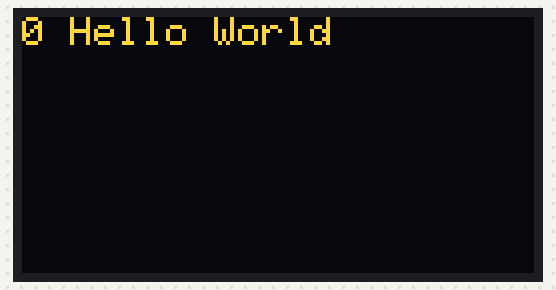
This sketch was run on a simulated Arduino Uno, built with avr-gcc and run on an emulated ATmega328P. Parts: 128×64 one-colour display. The OLED is the two-colour kind (top 16 rows yellow).

Above: at 0.1 s.
At 1.1 s:
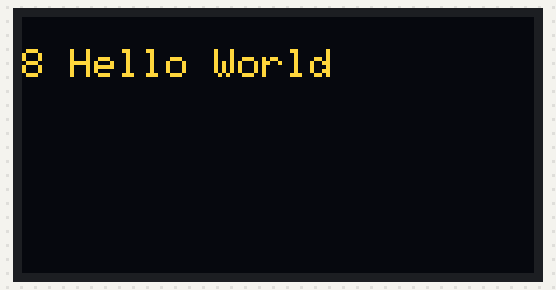
At 2.2 s:
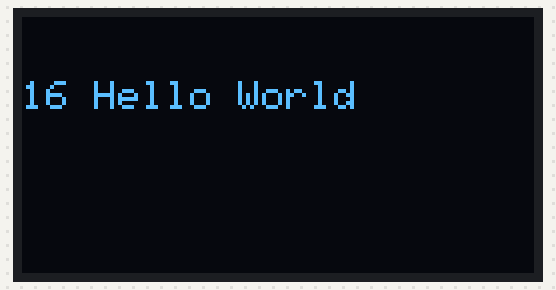
At 3.2 s:
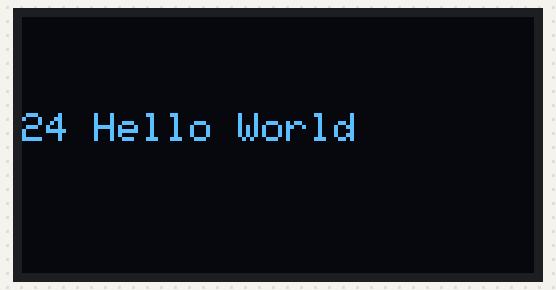
At 5.2 s:
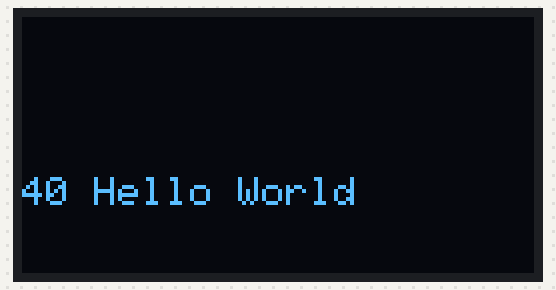
At 7.3 s:
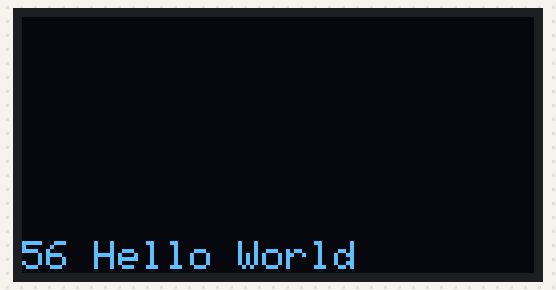

The sketch:

ssd1306_LCD.ino
```cpp
#include <Wire.h>
#include <Adafruit_SSD1306.h>

#define SCREEN_WIDTH 128
#define SCREEN_HEIGHT 64
#define OLED_RESET -1

Adafruit_SSD1306 display(SCREEN_WIDTH, SCREEN_HEIGHT, &Wire, OLED_RESET);

void setup() {
  // ここにI2Cアドレスを設定
  display.begin(SSD1306_SWITCHCAPVCC,0x3C);
  display.setTextColor(WHITE);
  display.setTextSize(1);
  display.clearDisplay();
  display.clearDisplay();
}

void loop() {
  for(int i=0;i<64;i+=8){
  display.clearDisplay();    //画面クリア
  display.setCursor(0,i);    //左上にカーソルを移動
  display.print(i);
  display.print(" ");
  display.println("Hello World");  //文字列挿入
  display.display();         //描画バッファの内容を画面に表示
  delay(1000);               //1秒間待ち
  }
}
```

Measured:
- by itself, everything shown: repeats every 8.2 s, in 8 steps
- what the display in image 1 shows lasts 1.0 s, from 1.1 s to 2.1 s
